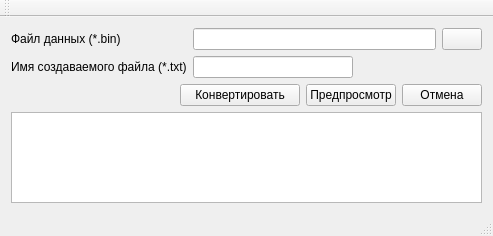
<?xml version="1.0" encoding="UTF-8"?>
<ui version="4.0">
 <class>dataparsertotxt</class>
 <widget class="QMainWindow" name="dataparsertotxt">
  <property name="windowModality">
   <enum>Qt::WindowModal</enum>
  </property>
  <property name="geometry">
   <rect>
    <x>0</x>
    <y>0</y>
    <width>493</width>
    <height>236</height>
   </rect>
  </property>
  <property name="sizePolicy">
   <sizepolicy hsizetype="Preferred" vsizetype="Preferred">
    <horstretch>0</horstretch>
    <verstretch>0</verstretch>
   </sizepolicy>
  </property>
  <property name="minimumSize">
   <size>
    <width>0</width>
    <height>0</height>
   </size>
  </property>
  <property name="baseSize">
   <size>
    <width>494</width>
    <height>100</height>
   </size>
  </property>
  <property name="windowTitle">
   <string>dataparsertotxt</string>
  </property>
  <widget class="QWidget" name="centralWidget">
   <layout class="QHBoxLayout" name="horizontalLayout_2">
    <item>
     <layout class="QVBoxLayout" name="verticalLayout">
      <item>
       <layout class="QGridLayout" name="gridLayout">
        <item row="1" column="1" colspan="2">
         <widget class="QLineEdit" name="lineEdit_result">
          <property name="sizePolicy">
           <sizepolicy hsizetype="Fixed" vsizetype="Fixed">
            <horstretch>0</horstretch>
            <verstretch>0</verstretch>
           </sizepolicy>
          </property>
          <property name="minimumSize">
           <size>
            <width>160</width>
            <height>0</height>
           </size>
          </property>
          <property name="text">
           <string/>
          </property>
          <property name="alignment">
           <set>Qt::AlignRight|Qt::AlignTrailing|Qt::AlignVCenter</set>
          </property>
         </widget>
        </item>
        <item row="0" column="1">
         <widget class="QLineEdit" name="lineEdit_path_bin"/>
        </item>
        <item row="0" column="2">
         <widget class="QPushButton" name="pushButton_open_bin">
          <property name="text">
           <string/>
          </property>
         </widget>
        </item>
        <item row="1" column="0">
         <widget class="QLabel" name="label_3">
          <property name="text">
           <string>Имя создаваемого файла (*.txt)</string>
          </property>
         </widget>
        </item>
        <item row="0" column="0">
         <widget class="QLabel" name="label">
          <property name="text">
           <string>Файл данных (*.bin)</string>
          </property>
         </widget>
        </item>
       </layout>
      </item>
      <item>
       <layout class="QHBoxLayout" name="horizontalLayout">
        <item>
         <spacer name="horizontalSpacer">
          <property name="orientation">
           <enum>Qt::Horizontal</enum>
          </property>
          <property name="sizeHint" stdset="0">
           <size>
            <width>40</width>
            <height>20</height>
           </size>
          </property>
         </spacer>
        </item>
        <item>
         <widget class="QPushButton" name="pushButton_save_to_file">
          <property name="minimumSize">
           <size>
            <width>120</width>
            <height>0</height>
           </size>
          </property>
          <property name="text">
           <string>Конвертировать</string>
          </property>
         </widget>
        </item>
        <item>
         <widget class="QPushButton" name="pushButton_preview">
          <property name="text">
           <string>Предпросмотр</string>
          </property>
         </widget>
        </item>
        <item>
         <widget class="QPushButton" name="pushButton_cancel">
          <property name="text">
           <string>Отмена</string>
          </property>
         </widget>
        </item>
       </layout>
      </item>
      <item>
       <widget class="QTextEdit" name="textEdit"/>
      </item>
     </layout>
    </item>
   </layout>
  </widget>
  <widget class="QMenuBar" name="menuBar">
   <property name="geometry">
    <rect>
     <x>0</x>
     <y>0</y>
     <width>493</width>
     <height>20</height>
    </rect>
   </property>
  </widget>
  <widget class="QToolBar" name="mainToolBar">
   <attribute name="toolBarArea">
    <enum>TopToolBarArea</enum>
   </attribute>
   <attribute name="toolBarBreak">
    <bool>false</bool>
   </attribute>
  </widget>
  <widget class="QStatusBar" name="statusBar"/>
 </widget>
 <layoutdefault spacing="6" margin="11"/>
 <resources/>
 <connections/>
</ui>
